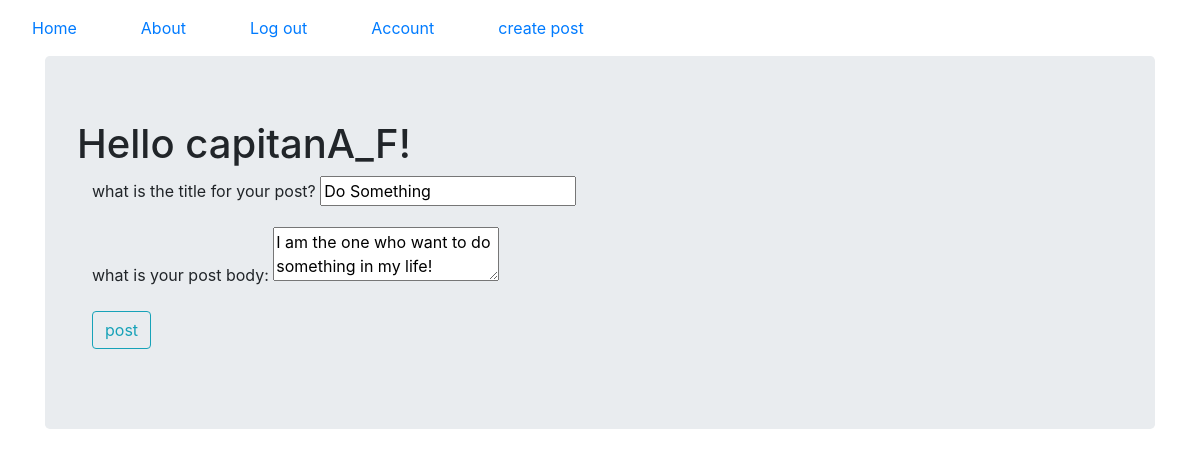
The page /4/update (signed in) on the database its author committed.
### puppyblog/models.py (models this page shows, shortened)
class User(db.Model, UserMixin):
    __tablename__ = "users"
    id = db.Column(db.Integer, unique=True, primary_key=True)
    user_name = db.Column(db.String(64), nullable=False, unique=True, index=True)
    email = db.Column(db.String(64), nullable=False, unique=True, index=True)
    hash_password = db.Column(db.String(128), unique=True, nullable=False)
    profile_image = db.Column(db.String(64), default='default_profile.png')
    blog_post = db.relationship('BlogPost', backref='Author', lazy=True)

class BlogPost(db.Model):
    __tabelname__ = "blogposts"
    users = db.relationship(User)
    id = db.Column(db.Integer, unique=True, primary_key=True)
    user_id = db.Column(db.Integer, db.ForeignKey("users.id"), nullable=False)
    title = db.Column(db.String(128), nullable=False)
    date = db.Column(db.DateTime, nullable=True, default=datetime.utcnow())
    body = db.Column(db.Text(), nullable=False)

### puppyblog/blog_posts/views.py (the view)
@blog_posts.route("/<int:blog_post_id>/update", methods=["POST", "GET"])
@login_required
def update(blog_post_id):
    blog_post = BlogPost.query.get_or_404(blog_post_id)
    if blog_post.user_id != current_user.id:
        abort(403)
    form = BlogPostForm()
    if form.validate_on_submit():
        blog_post.title = form.title.data
        blog_post.body = form.body.data
        db.session.commit()
        flash("your post has been updated")
        return redirect(url_for("blog_posts.view", blog_post_id=blog_post_id))
    elif request.method == "GET":
        form.title.data = blog_post.title
        form.body.data = blog_post.body
    return render_template("create_post.html", form=form)

### puppyblog/blog_posts/forms.py
class BlogPostForm(FlaskForm):
    title = StringField("what is the title for your post?", validators=[DataRequired()])
    body = TextAreaField("what is your post body:", validators=[DataRequired()])
    submit = SubmitField("post")

### puppyblog/models.py (called while the page is built)
@login_manager.user_loader
def user_loader(user_id):
    return User.query.get(user_id)

### puppyblog/templates/create_post.html (shortened to what this page needs)
{%extends "base.html"%}
{%block content%}
<div class="jumbotron">
    <h1>Hello {{current_user.user_name}}!</h1>
    <div class="container">
        <form class="form-group" method="POST">
            <div class="form-group">
                {{form.title.label(class="form-group-label")}}
                {{form.title(class="form_control")}}
            </div>
            <div class="form-group">
                {{form.body.label(class="form-group-label")}}
                {{form.body(class="form_control")}}
            </div>
            <div class="form-group">
                {{form.submit(class="btn btn-outline-info")}}
            </div>
        </form>
    </div>
</div>
{%endblock content%}

### rows shown on the page
User: user_name "capitanA_F"
BlogPost: title "Do Something", body "I am the one who want to do something in my life!"
